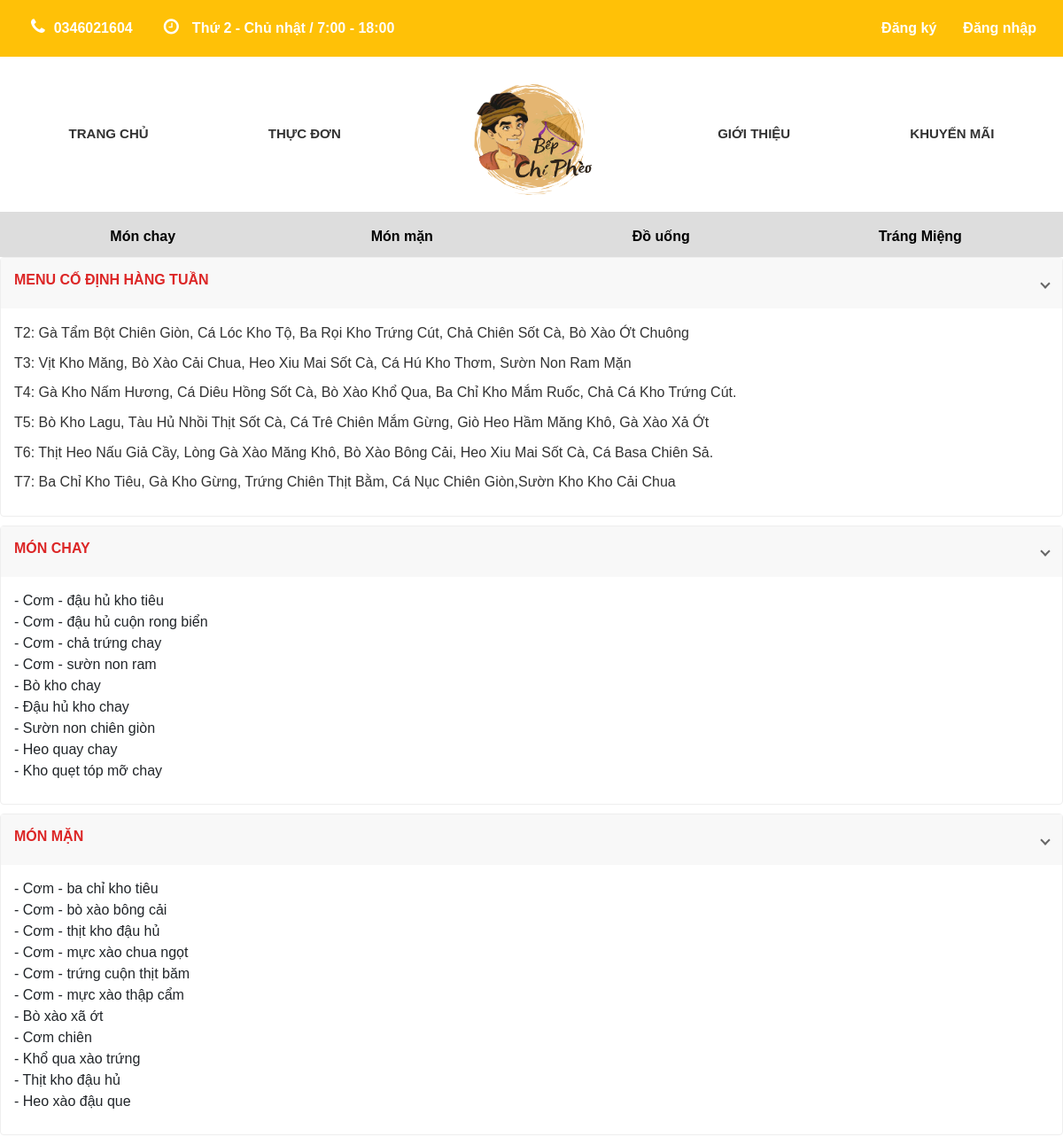
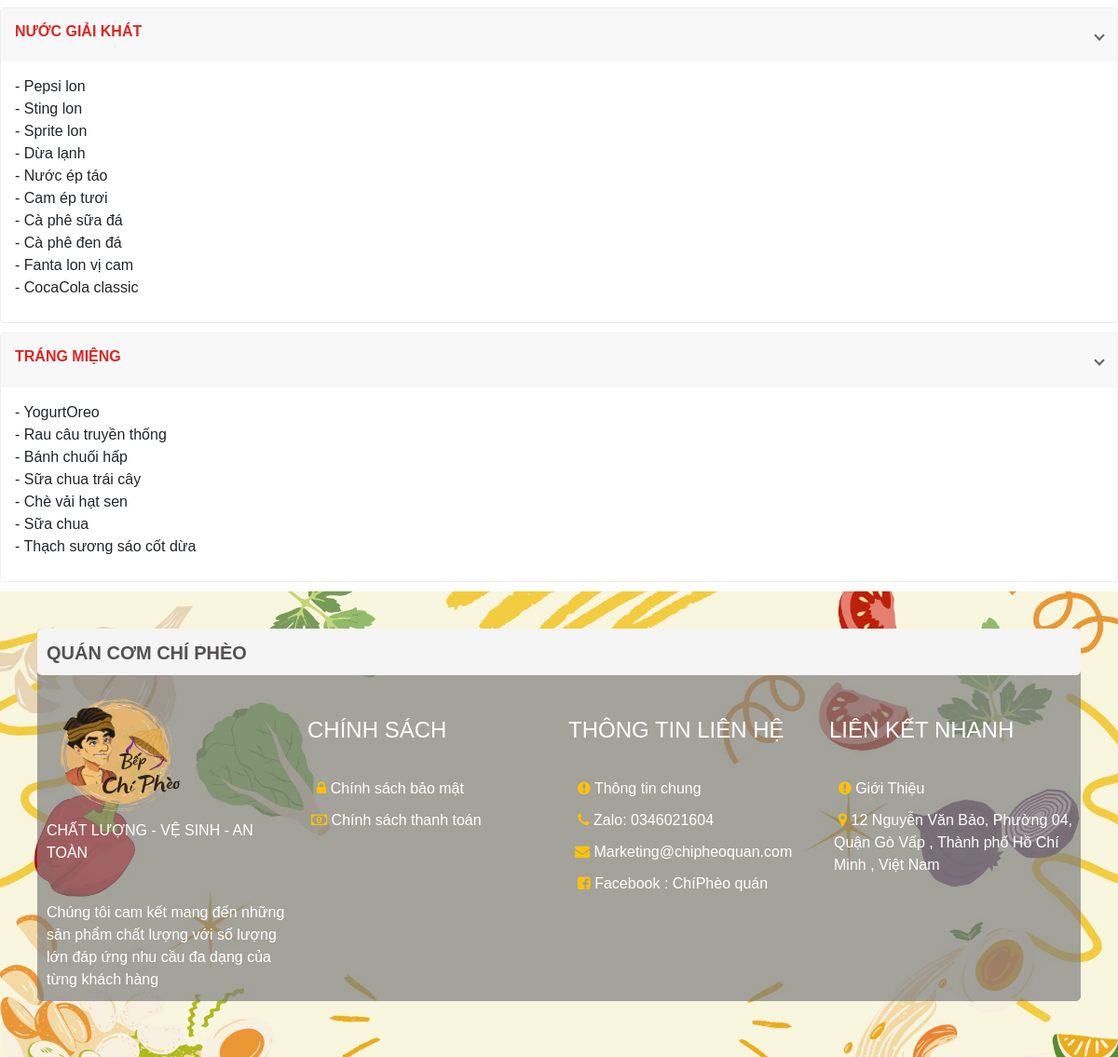
The page /intro-menu.php on the database its author committed (2 pictures, top to bottom).
### tables this page shows
CREATE TABLE `monan` (
  `maMA` int(11) NOT NULL,
  `maLoaiMA` int(11) NOT NULL,
  `tenMA` varchar(50) NOT NULL,
  `soLuong` int(11) NOT NULL,
  `donGia` decimal(10,3) NOT NULL DEFAULT 0.000,
  `donViTinh` varchar(100) NOT NULL,
  `nguyenLieu` varchar(100) NOT NULL,
  `hinhAnh` varchar(100) NOT NULL,
  `trangThai` tinyint(4) NOT NULL,
  `mota` text NOT NULL
);

### model/mMonAnTrangChu.php (called while the page is built, shortened)
<?php
    class MMonAnTrangChu {
        public function SelectAllTenMonAnTheoLoai($idLoai) {
            $p = new clsKetNoi();
            $conn = $p->moketnoi();
            $conn->set_charset('utf8');
            if($conn){
                $str = "select tenMA from monan where maLoaiMA = $idLoai";
                $tblMA = $conn->query($str);
                return $tblMA;
            }else{
                return false;
            }
        }
    }
?>

### controler/cMonAnTrangChu.php (called while the page is built, shortened)
<?php
    include_once($_SERVER['DOCUMENT_ROOT'] . "/quanLyQuanCom/model/mMonAnTrangChu.php");
    class CMonAnTrangChu{
        public function getAllTenMonAnTheoLoai($idLoai){
            $p = new MMonAnTrangChu();
            $tblMA = $p->SelectAllTenMonAnTheoLoai($idLoai);
            if($tblMA){
                if($tblMA->num_rows>0){
                    return $tblMA;
                }else{
                    return -1;
                }
            }else{
                return false;
            }
        }
    }
?>

### intro-menu.php (the view, shortened to what this page needs)
<!DOCTYPE html>
<html lang="en">
<head>
    <link rel="stylesheet" type="text/css" href="CSS/style.css">
    <link rel="stylesheet" href="../css/bootstrap-5.1.3-dist/css/bootstrap.min.css">
    <link rel="stylesheet" href="https://cdnjs.cloudflare.com/ajax/libs/font-awesome/4.7.0/css/font-awesome.min.css">
</head>
<body>
    <div class="container-fluid p-0">
        <div class="top-bar">
            <div class="contact-info">
                <i class="fa fa-phone" style ="font-size: 20px;">
                <a href="https://zalo.me/0346021604"></i>0346021604</a>
                <i class="fa fa-clock-o" style ="font-size: 20px;"></i>
                <span style=" margin-left: -20px ;">Thứ 2 - Chủ nhật / 7:00 - 18:00</span>
            </div>
            <div class="auth-buttons">
                <a href="view/dangky.php">Đăng ký</a>
                <a href="view/dangnhap.php">Đăng nhập</a>
            </div>
        </div>
        <nav class="main-nav">
            <a href="index.php">TRANG CHỦ</a>
            <a href="intro-menu.php">THỰC ĐƠN</a>
            <div class="logo">
                <img src="IMG/ChiPheologo.png" alt="">
            </div>
            <a href="intro.php">GIỚI THIỆU</a>
            <a href="#">KHUYẾN MÃI</a>
        </nav>
        <div class="category-nav">
            <a href="category-food.php?id=1">Món chay</a>
            <a href="category-food.php?id=2">Món mặn</a>
            <a href="category-food.php?id=3">Đồ uống</a>
            <a href="category-food.php?id=4">Tráng Miệng</a>
        </div>
        <div class="info-menu">
            <div class="menu-section">
                <div class="menu-header">
                    <h2>MENU CỐ ĐỊNH HÀNG TUẦN</h2>
                    <span class="arrow"></span>
                </div>
                <div class="menu-content">
                    <div class="daily-menu">
                        <p>T2: Gà Tẩm Bột Chiên Giòn, Cá Lóc Kho Tộ, Ba Rọi Kho Trứng Cút, Chả Chiên Sốt Cà, Bò Xào Ớt
                            Chuông</p>
                        <p>T3: Vịt Kho Măng, Bò Xào Cải Chua, Heo Xiu Mai Sốt Cà, Cá Hú Kho Thơm, Sườn Non Ram Mặn</p>
                        <p>T4: Gà Kho Nấm Hương, Cá Diêu Hồng Sốt Cà, Bò Xào Khổ Qua, Ba Chỉ Kho Mắm Ruốc, Chả Cá Kho
                            Trứng
                            Cút.</p>
                        <p>T5: Bò Kho Lagu, Tàu Hủ Nhồi Thịt Sốt Cà, Cá Trê Chiên Mắm Gừng, Giò Heo Hầm Măng Khô, Gà Xào
                            Xả
                            Ớt</p>
                        <p>T6: Thịt Heo Nấu Giả Cầy, Lòng Gà Xào Măng Khô, Bò Xào Bông Cải, Heo Xiu Mai Sốt Cà, Cá Basa
                            Chiên Sả.</p>
                        <p>T7: Ba Chỉ Kho Tiêu, Gà Kho Gừng, Trứng Chiên Thịt Bằm, Cá Nục Chiên Giòn,Sườn Kho Kho Cải
                            Chua
                        </p>
                    </div>
                </div>
            </div>
            <div class="menu-section">
            <div class="menu-header">
                    <h2>MÓN CHAY</h2>
                    <span class="arrow"></span>
                </div>
                <div class="menu-content">
                    <div class="daily-menu">
                    <?php
                            include_once("controler/cMonAnTrangChu.php");
                            $p = new CMonAnTrangChu();
                            $tbl = $p->getAllTenMonAnTheoLoai(2);
                            if(!$tbl)
                            {
                                echo 'Không kết nối được';
                            }
                            elseif($tbl==-1)
                            {
                                echo 'Chưa có dữ liệu món ăn';
                            }
                            else
                            {
                                while($r=$tbl->fetch_assoc())
                                {
                                    echo '- '.$r['tenMA'].'<br>';
                                }
                            }
                        ?>
                    </div>
                </div>
            </div>
            <div class="menu-section">
                <div class="menu-header">
                    <h2>MÓN MẶN</h2>
                    <span class="arrow"></span>
                </div>
                <div class="menu-content">
                    <div class="daily-menu">
                    <?php
                            include_once("controler/cMonAnTrangChu.php");
                            $p = new CMonAnTrangChu();
                            $tbl = $p->getAllTenMonAnTheoLoai(1);
                            if(!$tbl)
                            {
                                echo 'Không kết nối được';
                            }
                            elseif($tbl==-1)
                            {
                                echo 'Chưa có dữ liệu món ăn';
                            }
                            else
                            {
                                while($r=$tbl->fetch_assoc())
                                {
                                    echo '- '.$r['tenMA'].'<br>';
                                }
                            }
                        ?>
                    </div>
                </div>
            </div>
            <div class="menu-section">
                <div class="menu-header">
                    <h2>NƯỚC GIẢI KHÁT</h2>
                    <span class="arrow"></span>
                </div>
                <div class="menu-content">
                    <div class="daily-menu">
                    <?php
                            include_once("controler/cMonAnTrangChu.php");
                            $p = new CMonAnTrangChu();
                            $tbl = $p->getAllTenMonAnTheoLoai(3);
                            if(!$tbl)
                            {
                                echo 'Không kết nối được';
                            }
                            elseif($tbl==-1)
                            {
                                echo 'Chưa có dữ liệu món ăn';
                            }
                            else
                            {
                                while($r=$tbl->fetch_assoc())
                                {
                                    echo '- '.$r['tenMA'].'<br>';
                                }
                            }
                        ?>
                    </div>
                </div>
            </div>
            <div class="menu-section">
                <div class="menu-header">
                    <h2>TRÁNG MIỆNG</h2>
                    <span class="arrow"></span>
                </div>
                <div class="menu-content">
                    <div class="daily-menu">
                    <?php
                            include_once("controler/cMonAnTrangChu.php");
                            $p = new CMonAnTrangChu();
                            $tbl = $p->getAllTenMonAnTheoLoai(4);
                            if(!$tbl)
                            {
                                echo 'Không kết nối được';
                            }
                            elseif($tbl==-1)
                            {
                                echo 'Chưa có dữ liệu món ăn';
                            }
                            else
                            {
                                while($r=$tbl->fetch_assoc())
                                {
                                    echo '- '.$r['tenMA'].'<br>';
                                }
                            }
                        ?>
                    </div>
                </div>
            </div>
        </div>
        <footer class="footer">
            <div class="contain1">
                <div class="row-title">
                    <h2><b>QUÁN CƠM CHÍ PHÈO</b></h2>
                </div>
                <div class="doc1">
                <img src="img/ChiPheologo.png" alt="">
                    <p>
                        CHẤT LƯỢNG - VỆ SINH - AN TOÀN
                    </p>
                    <br>
                    <P>
                        Chúng tôi cam kết mang đến những sản phẩm chất lượng với số lượng lớn đáp ứng nhu
                        cầu đa
                        dạng
                        của
                        từng khách hàng
                    </P>
                </div>
                <div class="doc2">
                    <h4>CHÍNH SÁCH</h4>
                    <br>
                    <ul>
                        <li><i class="fa fa-lock"></i>  <a href="contact.php#csbm" class="doc">  Chính sách bảo mật</a></li>
                        <li style="margin-left:-6px;"><i class="fa fa-money"></i> <a href="contact.php#cstt" class="doc">  Chính sách thanh toán</a></li>
                    </ul>
                </div>
                <div class="doc3">
                    <h4>THÔNG TIN LIÊN HỆ</h4>
                    <br>
                    <ul>
                        <li><i class="fa fa-exclamation-circle"></i><a href="contact.php" class="doc"> Thông tin chung</a></li>
                        <li><i class="fa fa-phone"></i>     <a href="https://zalo.me/0346021604" class="doc"> Zalo: 0346021604</a></li>
                        <li style="margin-left:-3px;"><i class="fa fa-envelope"></i>  Marketing@chipheoquan.com</li>
                        <li><i class="fa fa-facebook-square"></i><a href="https://www.facebook.com/profile.php?id=61553590355575" class="doc">  Facebook : ChíPhèo quán</a></li>
                    </ul>
                </div>
                <div class="doc4">
                    <h4>LIÊN KẾT NHANH</h4>
                    <br>
                    <ul>
                        <li><i class="fa fa-exclamation-circle"></i><a href="intro.php" class="doc">  Giới Thiệu</a></li>
                        <li><i class="fa fa-map-marker"></i><a href="list-res.php" class="doc">&nbsp;12 Nguyễn Văn Bảo, Phường 04, Quận Gò Vấp , Thành phố Hồ Chí Minh , Việt Nam</a></li>
                    </ul>
                </div>
            </div>
        </footer>
    </div>
</body>
</html>

### css/style.css (style rules this page uses)
* { margin: 0; padding: 0; box-sizing: border-box; font-family: Arial, sans-serif; }
.top-bar { background: #ffc107; padding: 10px 20px; display: flex; justify-content: space-between; align-items: center; font-weight: bold; }
.contact-info { display: flex; gap: 20px; }
.auth-buttons { display: flex; gap: 10px; }
.auth-buttons a { color: #000; text-decoration: none; padding: 10px 10px; }
.main-nav { display: flex; justify-content: space-around; align-items: center; padding: 10px; background: #fff; border-bottom: 1px solid #ddd; font-weight: bold; }
.logo { width: 155px; height: 155px; float: left; display: flex; }
.main-nav a { text-decoration: none; color: #333; font-size: 15px; }
.category-nav { background: #ddd; display: flex; justify-content: space-around; padding: 15px; font-weight: bold; align-items: center; }
.category-nav a { color: #000; text-decoration: none; height: 20px; width: 100px; text-align: center; align-items: center; }
.footer { width: 100%; height: 500px; background-image: url(../IMG/footer1.jpg); background-repeat: no-repeat; background-size: cover; padding: 40px; }
.contain1 { width: 100%px; height:400px; background-color: #7d7d7db0; box-sizing: border-box; border-radius: 5px; }
.row-title { background-color: rgb(245, 245, 245); height: 50px; border-radius: 5px; }
.row-title h2 { color: rgb(84, 81, 81); font-family:Copperplate; margin-left: 10px; padding-top: 14px; font-size: 20px; }
.doc1, .doc2, .doc3, .doc4 { width: 25%; height: 350px; float: left; margin-top: 5px; color: #fff; padding-left: 10px; }
.doc2, .doc3, .doc4 { padding-top: 40px; }
.doc1 img { max-width: 100%; height: 150px; }
.doc2 > ul li { list-style: none; padding: 5px; }
.doc3 > ul li { list-style: none; padding: 5px; }
.doc4 > ul li { list-style: none; padding: 5px; }
.doc { color: #fff; text-decoration: none; }
.doc2 > ul { padding: 0; }
.doc3 > ul { padding: 0; }
.doc4 > ul { padding: 0; }
.menu-section { margin-bottom: 10px; border: 1px solid #eee; border-radius: 4px; }
.menu-header { background-color: #f8f8f8; padding: 15px; cursor: pointer; display: flex; justify-content: space-between; align-items: center; }
.menu-header h2 { color: #dc2626; font-size: 16px; font-weight: bold; }
.menu-content { padding: 15px; }
.daily-menu { margin-bottom: 10px; }
.daily-menu p { color: #333; line-height: 1.6; margin-bottom: 8px; }
.arrow { border: solid #666; border-width: 0 2px 2px 0; display: inline-block; padding: 3px; transform: rotate(45deg); transition: transform 0.3s ease; }
.contact-info { flex: 1; text-align: left; }

### intro-menu.php (style rules this page uses)
span, i { color : white ; padding-left: 15px; }
.contact-info a { text-decoration: none; color : white ; margin-left: -5px ; }
.auth-buttons a { text-decoration: none; color : white ; }
li i { padding-left: 5px; color: #ffc107; }

### rows shown on the page
monan: tenMA "Cơm - đậu hủ kho tiêu"
monan: tenMA "Cơm - đậu hủ cuộn rong biển"
monan: tenMA "Cơm - chả trứng chay"
monan: tenMA "Cơm - sườn non ram"
monan: tenMA "Bò kho chay"
monan: tenMA "Đậu hủ kho chay"
monan: tenMA "Sườn non chiên giòn"
monan: tenMA "Heo quay chay"
monan: tenMA "Kho quẹt tóp mỡ chay"
monan: tenMA "Cơm - ba chỉ kho tiêu"
monan: tenMA "Cơm - bò xào bông cải"
monan: tenMA "Cơm - thịt kho đậu hủ"
monan: tenMA "Cơm - mực xào chua ngọt"
monan: tenMA "Cơm - trứng cuộn thịt băm"
monan: tenMA "Cơm - mực xào thập cẩm"
monan: tenMA "Bò xào xã ớt"
monan: tenMA "Cơm chiên"
monan: tenMA "Khổ qua xào trứng"
monan: tenMA "Thịt kho đậu hủ"
monan: tenMA "Heo xào đậu que"
monan: tenMA "Pepsi lon"
monan: tenMA "Sting lon"
monan: tenMA "Sprite lon"
monan: tenMA "Dừa lạnh"
monan: tenMA "Nước ép táo"
monan: tenMA "Cam ép tươi"
monan: tenMA "Cà phê sữa đá"
monan: tenMA "Cà phê đen đá"
monan: tenMA "Fanta lon vị cam"
monan: tenMA "CocaCola classic"
monan: tenMA "YogurtOreo"
monan: tenMA "Rau câu truyền thống"
monan: tenMA "Bánh chuối hấp"
monan: tenMA "Sữa chua trái cây"
monan: tenMA "Chè vải hạt sen"
monan: tenMA "Sữa chua"
monan: tenMA "Thạch sương sáo cốt dừa"
